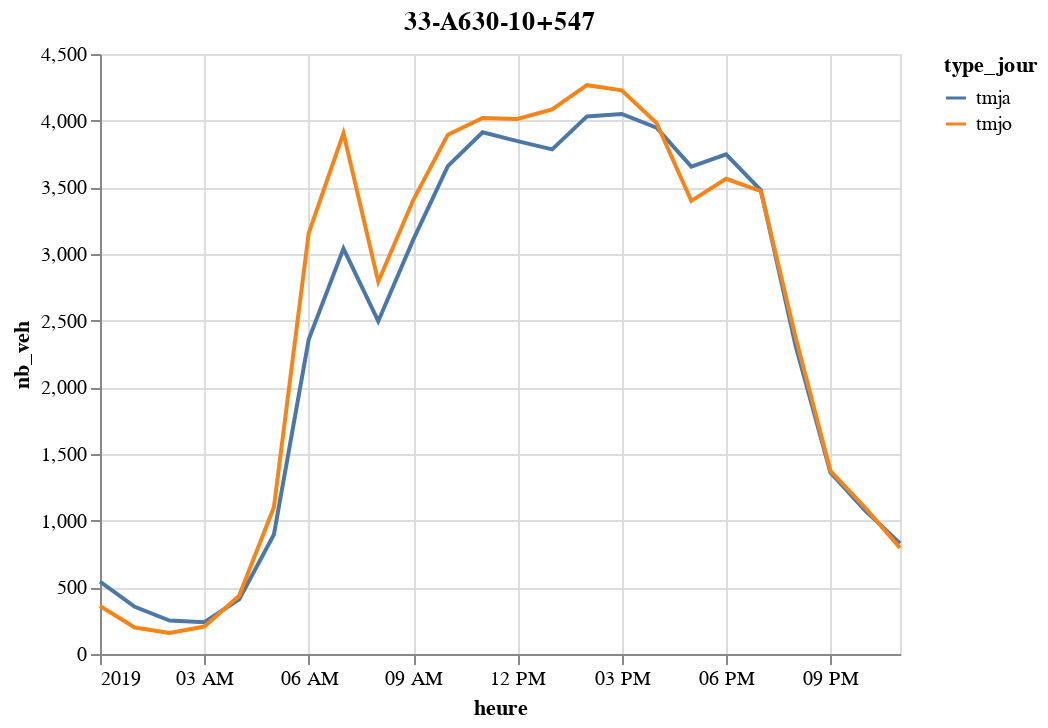

Notebook code cell kept with this figure:
### Code cell
dh.GraphJourneeType(df,'33-A630-10+547')

### Figure 1 — Vega-Lite specification as saved in the notebook (floating-point values rounded to 4 significant figures)
{"$schema": "https://vega.github.io/schema/vega-lite/v3.4.0.json", "config": {"mark": {"tooltip": null}, "view": {"height": 300, "width": 400}}, "data": {"name": "data-7e79fe51a9ff47bbee2be7923cb527f5"}, "datasets": {"data-7e79fe51a9ff47bbee2be7923cb527f5": [{"heure": "2019-01-01T00:00:00", "id_comptag": "33-A630-10+547", "nb_veh": 542, "type_jour": "tmja"}, {"heure": "2019-01-01T01:00:00", "id_comptag": "33-A630-10+547", "nb_veh": 354, "type_jour": "tmja"}, {"heure": "2019-01-01T02:00:00", "id_comptag": "33-A630-10+547", "nb_veh": 251, "type_jour": "tmja"}, {"heure": "2019-01-01T03:00:00", "id_comptag": "33-A630-10+547", "nb_veh": 239, "type_jour": "tmja"}, {"heure": "2019-01-01T04:00:00", "id_comptag": "33-A630-10+547", "nb_veh": 410, "type_jour": "tmja"}, {"heure": "2019-01-01T05:00:00", "id_comptag": "33-A630-10+547", "nb_veh": 896, "type_jour": "tmja"}, {"heure": "2019-01-01T06:00:00", "id_comptag": "33-A630-10+547", "nb_veh": 2358, "type_jour": "tmja"}, {"heure": "2019-01-01T07:00:00", "id_comptag": "33-A630-10+547", "nb_veh": 3041, "type_jour": "tmja"}, {"heure": "2019-01-01T08:00:00", "id_comptag": "33-A630-10+547", "nb_veh": 2496, "type_jour": "tmja"}, {"heure": "2019-01-01T09:00:00", "id_comptag": "33-A630-10+547", "nb_veh": 3104, "type_jour": "tmja"}, {"heure": "2019-01-01T10:00:00", "id_comptag": "33-A630-10+547", "nb_veh": 3659, "type_jour": "tmja"}, {"heure": "2019-01-01T11:00:00", "id_comptag": "33-A630-10+547", "nb_veh": 3913, "type_jour": "tmja"}, {"heure": "2019-01-01T12:00:00", "id_comptag": "33-A630-10+547", "nb_veh": 3847, "type_jour": "tmja"}, {"heure": "2019-01-01T13:00:00", "id_comptag": "33-A630-10+547", "nb_veh": 3785, "type_jour": "tmja"}, {"heure": "2019-01-01T14:00:00", "id_comptag": "33-A630-10+547", "nb_veh": 4032, "type_jour": "tmja"}, {"heure": "2019-01-01T15:00:00", "id_comptag": "33-A630-10+547", "nb_veh": 4050, "type_jour": "tmja"}, {"heure": "2019-01-01T16:00:00", "id_comptag": "33-A630-10+547", "nb_veh": 3948, "type_jour": "tmja"}, {"heure": "2019-01-01T17:00:00", "id_comptag": "33-A630-10+547", "nb_veh": 3655, "type_jour": "tmja"}, {"heure": "2019-01-01T18:00:00", "id_comptag": "33-A630-10+547", "nb_veh": 3747, "type_jour": "tmja"}, {"heure": "2019-01-01T19:00:00", "id_comptag": "33-A630-10+547", "nb_veh": 3478, "type_jour": "tmja"}, {"heure": "2019-01-01T20:00:00", "id_comptag": "33-A630-10+547", "nb_veh": 2309, "type_jour": "tmja"}, {"heure": "2019-01-01T21:00:00", "id_comptag": "33-A630-10+547", "nb_veh": 1361, "type_jour": "tmja"}, {"heure": "2019-01-01T22:00:00", "id_comptag": "33-A630-10+547", "nb_veh": 1076, "type_jour": "tmja"}, {"heure": "2019-01-01T23:00:00", "id_comptag": "33-A630-10+547", "nb_veh": 830, "type_jour": "tmja"}, {"heure": "2019-01-01T00:00:00", "id_comptag": "33-A630-10+547", "nb_veh": 360, "type_jour": "tmjo"}, {"heure": "2019-01-01T01:00:00", "id_comptag": "33-A630-10+547", "nb_veh": 199, "type_jour": "tmjo"}, {"heure": "2019-01-01T02:00:00", "id_comptag": "33-A630-10+547", "nb_veh": 157, "type_jour": "tmjo"}, {"heure": "2019-01-01T03:00:00", "id_comptag": "33-A630-10+547", "nb_veh": 206, "type_jour": "tmjo"}, {"heure": "2019-01-01T04:00:00", "id_comptag": "33-A630-10+547", "nb_veh": 437, "type_jour": "tmjo"}, {"heure": "2019-01-01T05:00:00", "id_comptag": "33-A630-10+547", "nb_veh": 1101, "type_jour": "tmjo"}, {"heure": "2019-01-01T06:00:00", "id_comptag": "33-A630-10+547", "nb_veh": 3155, "type_jour": "tmjo"}, {"heure": "2019-01-01T07:00:00", "id_comptag": "33-A630-10+547", "nb_veh": 3906, "type_jour": "tmjo"}, {"heure": "2019-01-01T08:00:00", "id_comptag": "33-A630-10+547", "nb_veh": 2792, "type_jour": "tmjo"}, {"heure": "2019-01-01T09:00:00", "id_comptag": "33-A630-10+547", "nb_veh": 3401, "type_jour": "tmjo"}, {"heure": "2019-01-01T10:00:00", "id_comptag": "33-A630-10+547", "nb_veh": 3895, "type_jour": "tmjo"}, {"heure": "2019-01-01T11:00:00", "id_comptag": "33-A630-10+547", "nb_veh": 4020, "type_jour": "tmjo"}, {"heure": "2019-01-01T12:00:00", "id_comptag": "33-A630-10+547", "nb_veh": 4013, "type_jour": "tmjo"}, {"heure": "2019-01-01T13:00:00", "id_comptag": "33-A630-10+547", "nb_veh": 4085, "type_jour": "tmjo"}, {"heure": "2019-01-01T14:00:00", "id_comptag": "33-A630-10+547", "nb_veh": 4266, "type_jour": "tmjo"}, {"heure": "2019-01-01T15:00:00", "id_comptag": "33-A630-10+547", "nb_veh": 4228, "type_jour": "tmjo"}, {"heure": "2019-01-01T16:00:00", "id_comptag": "33-A630-10+547", "nb_veh": 3983, "type_jour": "tmjo"}, {"heure": "2019-01-01T17:00:00", "id_comptag": "33-A630-10+547", "nb_veh": 3398, "type_jour": "tmjo"}, {"heure": "2019-01-01T18:00:00", "id_comptag": "33-A630-10+547", "nb_veh": 3564, "type_jour": "tmjo"}, {"heure": "2019-01-01T19:00:00", "id_comptag": "33-A630-10+547", "nb_veh": 3471, "type_jour": "tmjo"}, {"heure": "2019-01-01T20:00:00", "id_comptag": "33-A630-10+547", "nb_veh": 2374, "type_jour": "tmjo"}, {"heure": "2019-01-01T21:00:00", "id_comptag": "33-A630-10+547", "nb_veh": 1374, "type_jour": "tmjo"}, {"heure": "2019-01-01T22:00:00", "id_comptag": "33-A630-10+547", "nb_veh": 1097, "type_jour": "tmjo"}, {"heure": "2019-01-01T23:00:00", "id_comptag": "33-A630-10+547", "nb_veh": 796, "type_jour": "tmjo"}]}, "encoding": {"color": {"field": "type_jour", "type": "nominal"}, "x": {"field": "heure", "type": "temporal"}, "y": {"field": "nb_veh", "type": "quantitative"}}, "mark": "line", "title": "33-A630-10+547"}
